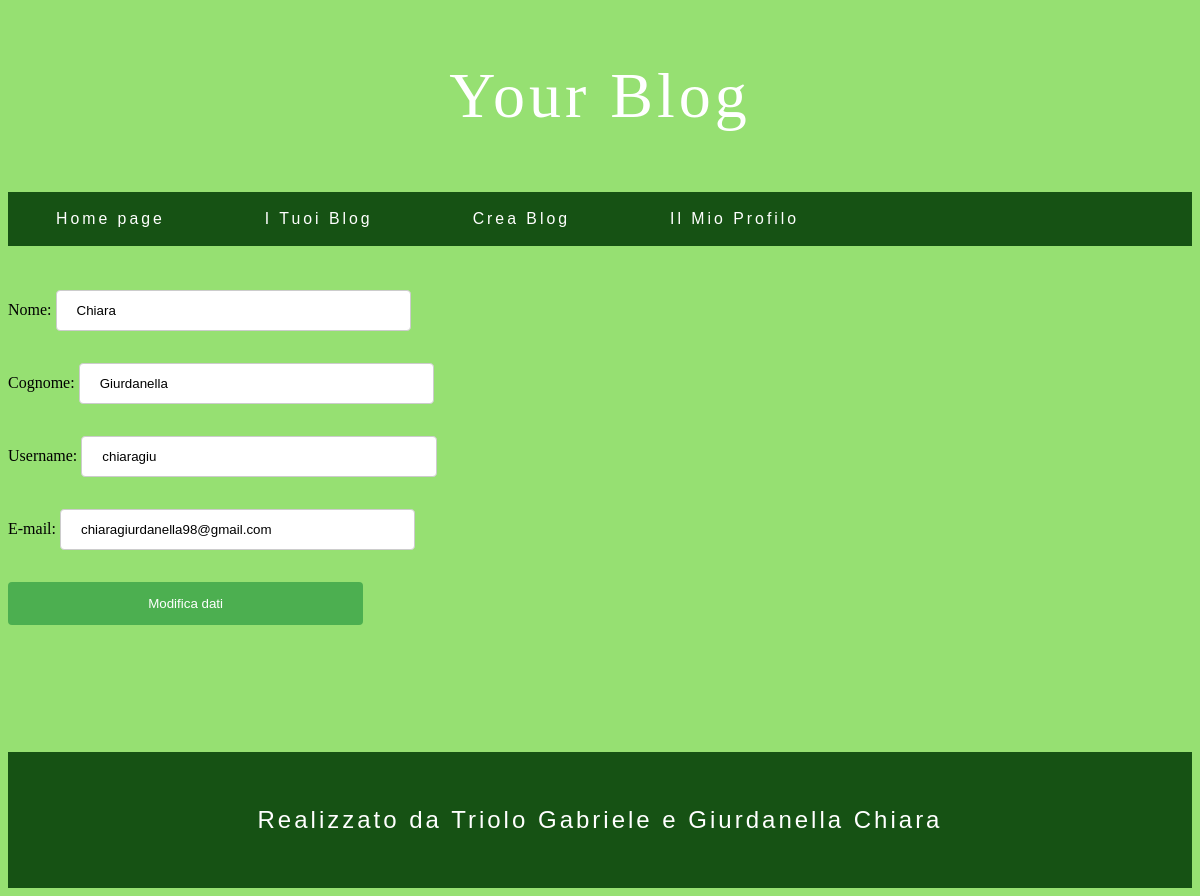
The app's page /YOURBLOG/modifica_utente.php (signed in) with its own data.
### tables this page shows
CREATE TABLE `Utente` (
  `id_utente` int(11) NOT NULL,
  `username` varchar(50) NOT NULL,
  `password` char(60) NOT NULL,
  `nome` varchar(30) NOT NULL,
  `cognome` varchar(40) NOT NULL,
  `email` varchar(50) NOT NULL,
  `data_registrazione` datetime NOT NULL
);

### YOURBLOG/modifica_utente.php (the view, shortened to what this page needs)
<!DOCTYPE html>
<html lang="it">
<head>
	 <link rel="stylesheet" href="style_index.css">
</head>
<body>
<header>
	<?php include('header.php'); ?>
</header>
<?php
	require('connect.php');
	$q = mysqli_stmt_init($mysqli);
	$query = "SELECT nome, cognome, username, email FROM Utente WHERE id_utente=?";
	mysqli_stmt_prepare($q, $query);
	mysqli_stmt_bind_param($q, 'i', $_SESSION['id_utente']);
	mysqli_stmt_execute($q);
	$result = mysqli_stmt_get_result($q);
	$row = mysqli_fetch_array($result, MYSQLI_NUM);
	if(mysqli_num_rows($result) == 1) {
	?>
		<form action="modifica_utente.php" method="post" name="editform" id="editform">
			<br>
			<br>
			<label> Nome:
				<input name="nome" type="text" placeholder = "Nome" minlength = "3" value="<?php echo htmlspecialchars($row[0], ENT_QUOTES); ?>" />
			</label>
			<p>
				<label> Cognome:
					<input name = "cognome" type = "text" placeholder = "Cognome" mainlength = "2" value="<?php echo htmlspecialchars($row[1], ENT_QUOTES); ?>" />
				</label>
			</p>
			<p>
				<label> Username:
					<input name = "username" type = "text" placeholder = "Username" mainlength = "4" value="<?php echo htmlspecialchars($row[2], ENT_QUOTES); ?>" />
				</label>
			</p>
			<p>
				<label> E-mail:
					<input name = "email" type = "text" placeholder = "E-mail" mainlength = "12" value="<?php echo htmlspecialchars($row[3], ENT_QUOTES); ?>"/>
				</label>
			</p>
			<p>
				<input name = "invia" type = "submit" value = "Modifica dati" />
			</p>
		</form>
	<?php
	} else{
		echo '<p class="text-center">Errore con la form.</p>';
	}
   	?>
   	<footer>
    <div id="footerlogin">
      <p>Realizzato da Triolo Gabriele e Giurdanella Chiara</p>
    </div>
  </footer>
</body>
</html>

### YOURBLOG/style_index.css (style rules this page uses)
body,html { background-color: #96E072; }
input[type=text],input[type=password] { width: 30%; padding: 12px 20px; margin: 8px 0; display: inline-block; border: 1px solid #ccc; border-radius: 4px; box-sizing: border-box; }
input[type=submit] { width: 30%; background-color: #4CAF50; color: white; padding: 14px 20px; margin: 8px 0; border: none; border-radius: 4px; cursor: pointer; }
footer { background-color: #165214; font-family: 'Montserrat', sans-serif; font-size: 150%; color: white; margin-top: 10%; padding-top:30px; padding-bottom:30px; text-align: center; letter-spacing: 0.25vw; }

### records on screen
utente: nome "Chiara", cognome "Giurdanella", username "chiaragiu", email "chiaragiurdanella98@gmail.com"
